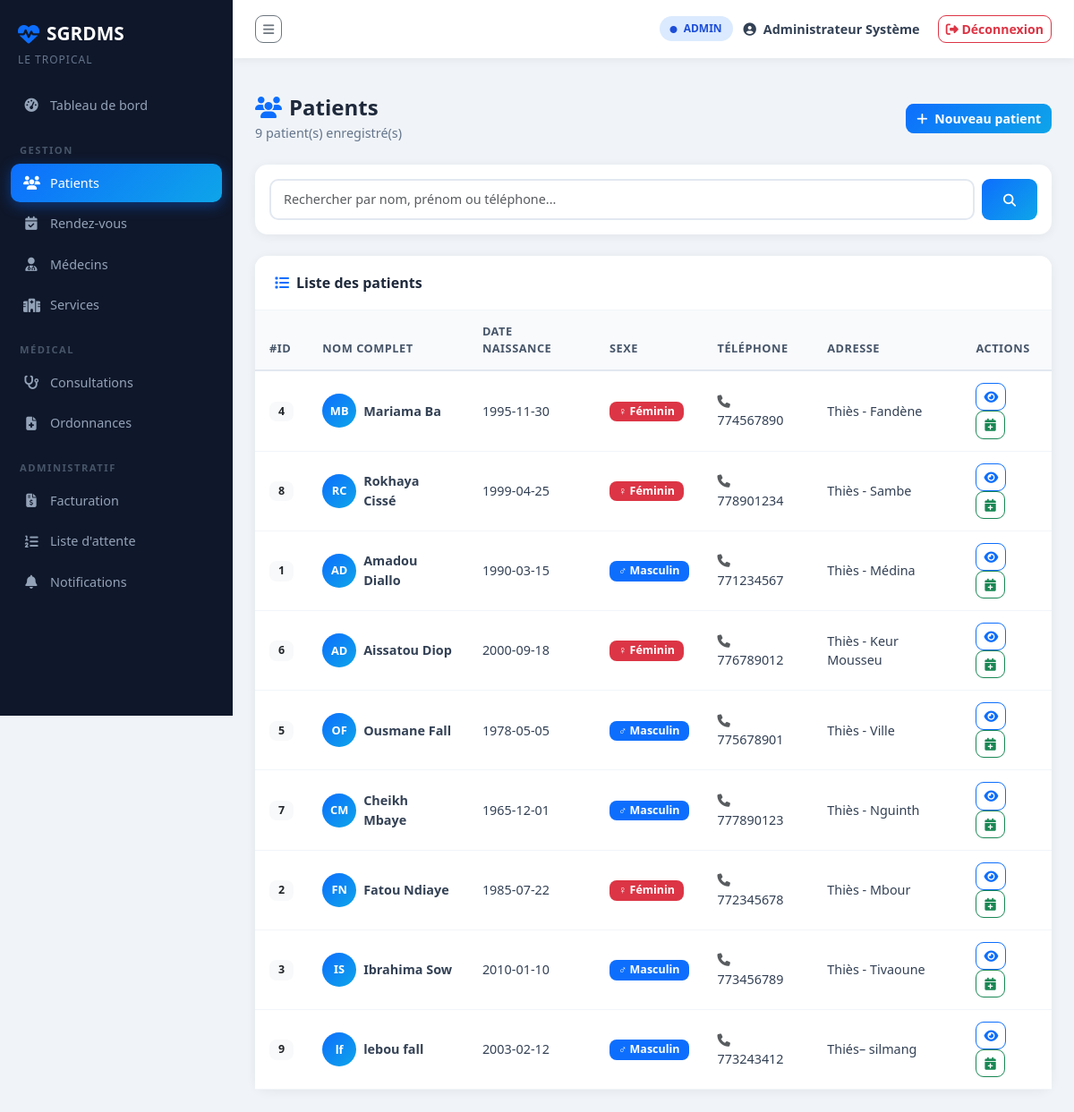
Page /patients (signed in) on the committed database.
### tables this page shows
CREATE TABLE PATIENT (
    id_patient     INTEGER PRIMARY KEY AUTOINCREMENT,
    prenom         TEXT    NOT NULL,
    nom            TEXT    NOT NULL,
    date_naissance TEXT    NOT NULL,   -- format YYYY-MM-DD
    sexe           TEXT    NOT NULL CHECK(sexe IN ('M', 'F')),
    adresse        TEXT,
    telephone      TEXT
);

### app.py (the view)
@app.route("/patients")
@login_required
def patients_liste():
    conn  = get_db()
    search = request.args.get("q", "")
    if search:
        patients = conn.execute(
            """SELECT * FROM PATIENT
               WHERE nom LIKE ? OR prenom LIKE ? OR telephone LIKE ?""",
            (f"%{search}%", f"%{search}%", f"%{search}%")
        ).fetchall()
    else:
        patients = conn.execute("SELECT * FROM PATIENT ORDER BY nom").fetchall()
    conn.close()
    return render_template("patients/liste.html", patients=patients, search=search)

### app.py (called while the page is built)
def get_db():
    conn = sqlite3.connect(DB_PATH)
    conn.row_factory = sqlite3.Row
    conn.execute("PRAGMA foreign_keys = ON")
    return conn

def login_required(f):
    from functools import wraps
    @wraps(f)
    def decorated(*args, **kwargs):
        if "user" not in session:
            flash("Veuillez vous connecter.", "warning")
            return redirect(url_for("login"))
        return f(*args, **kwargs)
    return decorated

### templates/patients/liste.html (shortened to what this page needs)
{% extends "base.html" %}
{% block content %}
<div class="page-header">
    <div>
        <h2><i class="fas fa-users me-2 text-primary"></i>Patients</h2>
        <p>{{ patients|length }} patient(s) enregistré(s)</p>
    </div>
    <a href="{{ url_for('patient_nouveau') }}" class="btn btn-primary">
        <i class="fas fa-plus me-1"></i> Nouveau patient
    </a>
</div>
<div class="card mb-4">
    <div class="card-body py-3">
        <form method="GET" class="d-flex gap-2">
            <input type="text" name="q" class="form-control"
                   placeholder="Rechercher par nom, prénom ou téléphone..."
                   value="{{ search }}">
            <button type="submit" class="btn btn-primary px-4">
                <i class="fas fa-search"></i>
            </button>
        </form>
    </div>
</div>
<div class="card">
    <div class="card-header">
        <i class="fas fa-list me-2 text-primary"></i>Liste des patients
    </div>
    <div class="card-body p-0">
        <div class="table-responsive">
            <table class="table">
                <thead>
                    <tr>
                        <th>#ID</th>
                        <th>Nom complet</th>
                        <th>Date naissance</th>
                        <th>Sexe</th>
                        <th>Téléphone</th>
                        <th>Adresse</th>
                        <th>Actions</th>
                    </tr>
                </thead>
                <tbody>
                    {% for p in patients %}
                    <tr>
                        <td><span class="badge bg-light text-dark">{{ p.id_patient }}</span></td>
                        <td>
                            <div class="d-flex align-items-center gap-2">
                                <div class="avatar-circle">
                                    {{ p.prenom[0] }}{{ p.nom[0] }}
                                </div>
                                <div>
                                    <div class="fw-600">{{ p.prenom }} {{ p.nom }}</div>
                                </div>
                            </div>
                        </td>
                        <td>{{ p.date_naissance }}</td>
                        <td>
                            {% if p.sexe == 'M' %}
                                <span class="badge bg-primary">♂ Masculin</span>
                            {% else %}
                                <span class="badge bg-danger">♀ Féminin</span>
                            {% endif %}
                        </td>
                        <td><i class="fas fa-phone me-1 text-muted"></i>{{ p.telephone or '—' }}</td>
                        <td>{{ p.adresse or '—' }}</td>
                        <td>
                            <a href="{{ url_for('patient_detail', id=p.id_patient) }}"
                               class="btn btn-sm btn-outline-primary">
                                <i class="fas fa-eye"></i>
                            </a>
                            <a href="{{ url_for('rdv_nouveau') }}?patient={{ p.id_patient }}"
                               class="btn btn-sm btn-outline-success">
                                <i class="fas fa-calendar-plus"></i>
                            </a>
                        </td>
                    </tr>
                    {% endfor %}
                </tbody>
            </table>
        </div>
    </div>
</div>
{% endblock %}

### templates/base.html (shortened to what this page needs)
<!DOCTYPE html>
<html lang="fr">
<head>
    <link href="https://cdn.jsdelivr.net/npm/bootstrap@5.3.0/dist/css/bootstrap.min.css" rel="stylesheet">
    <link href="https://cdnjs.cloudflare.com/ajax/libs/font-awesome/6.4.0/css/all.min.css" rel="stylesheet">
    <link href="{{ url_for('static', filename='css/style.css') }}" rel="stylesheet">
</head>
<body>
<div class="sidebar" id="sidebar">
    <div class="sidebar-brand">
        <i class="fas fa-heartbeat me-2"></i>
        <span>SGRDMS</span>
    </div>
    <div class="sidebar-subtitle">LE TROPICAL</div>
    <nav class="sidebar-nav">
        <a href="{{ url_for('dashboard') }}" class="nav-item {% if request.endpoint == 'dashboard' %}active{% endif %}">
            <i class="fas fa-tachometer-alt"></i> Tableau de bord
        </a>
        <div class="nav-section">GESTION</div>
        <a href="{{ url_for('patients_liste') }}" class="nav-item {% if 'patient' in request.endpoint %}active{% endif %}">
            <i class="fas fa-users"></i> Patients
        </a>
        <a href="{{ url_for('rdv_liste') }}" class="nav-item {% if 'rdv' in request.endpoint %}active{% endif %}">
            <i class="fas fa-calendar-check"></i> Rendez-vous
        </a>
        {% if session.role in ['admin', 'medecin'] %}
        <a href="{{ url_for('medecins_liste') }}" class="nav-item {% if 'medecin' in request.endpoint %}active{% endif %}">
            <i class="fas fa-user-md"></i> Médecins
        </a>
        {% endif %}
        {% if session.role == 'admin' %}
        <a href="{{ url_for('services_liste') }}" class="nav-item {% if 'service' in request.endpoint %}active{% endif %}">
            <i class="fas fa-hospital"></i> Services
        </a>
        {% endif %}
        <div class="nav-section">MÉDICAL</div>
        {% if session.role in ['admin', 'medecin'] %}
        <a href="{{ url_for('consultations_liste') }}" class="nav-item {% if 'consultation' in request.endpoint %}active{% endif %}">
        <i class="fas fa-stethoscope"></i> Consultations
         </a>
        <a href="{{ url_for('ordonnances_liste') }}" class="nav-item {% if 'ordonnance' in request.endpoint %}active{% endif %}">
        <i class="fas fa-file-medical"></i> Ordonnances
         </a>
        {% endif %}
        <div class="nav-section">ADMINISTRATIF</div>
        {% if session.role in ['admin', 'accueil'] %}
        <a href="{{ url_for('factures_liste') }}" class="nav-item {% if 'facture' in request.endpoint %}active{% endif %}">
            <i class="fas fa-file-invoice-dollar"></i> Facturation
        </a>
        <a href="{{ url_for('liste_attente') }}" class="nav-item {% if 'liste_attente' in request.endpoint %}active{% endif %}">
            <i class="fas fa-list-ol"></i> Liste d'attente
        </a>
        {% endif %}
        <a href="{{ url_for('notifications') }}" class="nav-item {% if 'notification' in request.endpoint %}active{% endif %}">
          <i class="fas fa-bell"></i> Notifications
        </a>
    </nav>
</div>
<div class="main-content" id="mainContent">
    <div class="topbar">
        <button class="btn btn-sm btn-outline-secondary" id="toggleSidebar">
            <i class="fas fa-bars"></i>
        </button>
        <div class="topbar-right">
            <span class="badge-role badge-{{ session.role }}">
                <i class="fas fa-circle me-1" style="font-size:8px"></i>
                {{ session.role | upper }}
            </span>
            <div class="user-info">
                <i class="fas fa-user-circle me-1"></i>
                {{ session.nom }}
            </div>
            <a href="{{ url_for('logout') }}" class="btn btn-sm btn-outline-danger ms-2">
                <i class="fas fa-sign-out-alt"></i> Déconnexion
            </a>
        </div>
    </div>
    <div class="px-4 pt-3">
    </div>
    <div class="page-content">
        {% block content %}{% endblock %}
    </div>
</div>
</body>
</html>

### static/css/style.css (style rules this page uses)
:root { --primary: #0d6efd; --success: #198754; --sidebar-w: 260px; --topbar-h: 65px; --bg: #f0f4f8; --sidebar-bg: #0f172a; --card-radius: 14px; }
* { box-sizing: border-box; }
body { font-family: 'Segoe UI', sans-serif; background: var(--bg); margin: 0; overflow-x: hidden; }
.sidebar { position: fixed; top: 0; left: 0; width: var(--sidebar-w); height: 100vh; background: var(--sidebar-bg); display: flex; flex-direction: column; z-index: 1000; transition: width 0.3s; overflow: hidden; }
.sidebar-brand { padding: 22px 20px 5px; color: white; font-size: 1.3rem; font-weight: 700; display: flex; align-items: center; white-space: nowrap; }
.sidebar-brand i { color: #0d6efd; font-size: 1.5rem; }
.sidebar-subtitle { padding: 0 20px 20px; color: #64748b; font-size: 0.75rem; letter-spacing: 1px; text-transform: uppercase; }
.sidebar-nav { flex: 1; overflow-y: auto; padding: 0 12px 20px; }
.nav-section { color: #475569; font-size: 0.7rem; font-weight: 700; letter-spacing: 1.5px; text-transform: uppercase; padding: 18px 10px 6px; }
.nav-item { display: flex; align-items: center; gap: 12px; padding: 11px 14px; color: #94a3b8; text-decoration: none; border-radius: 10px; font-size: 0.9rem; transition: all 0.2s; white-space: nowrap; margin-bottom: 2px; }
.nav-item i { width: 18px; text-align: center; font-size: 0.95rem; }
.nav-item.active { background: linear-gradient(135deg, #0d6efd, #0ea5e9); color: white; box-shadow: 0 4px 15px rgba(13,110,253,0.4); }
.main-content { margin-left: var(--sidebar-w); min-height: 100vh; transition: margin-left 0.3s; }
.topbar { height: var(--topbar-h); background: white; display: flex; align-items: center; justify-content: space-between; padding: 0 25px; box-shadow: 0 2px 10px rgba(0,0,0,0.06); position: sticky; top: 0; z-index: 999; }
.topbar-right { display: flex; align-items: center; gap: 12px; }
.user-info { font-weight: 600; color: #334155; font-size: 0.9rem; }
.badge-role { padding: 5px 12px; border-radius: 20px; font-size: 0.75rem; font-weight: 700; }
.badge-admin { background: #dbeafe; color: #1d4ed8; }
.page-content { padding: 25px; }
.page-header { display: flex; align-items: center; justify-content: space-between; margin-bottom: 25px; }
.page-header h2 { font-size: 1.5rem; font-weight: 700; color: #1e293b; margin: 0; }
.page-header p { color: #64748b; margin: 3px 0 0; font-size: 0.9rem; }
.card { border: none; border-radius: var(--card-radius); box-shadow: 0 2px 12px rgba(0,0,0,0.06); }
.card-header { background: white; border-bottom: 1px solid #f1f5f9; border-radius: var(--card-radius) var(--card-radius) 0 0 !important; padding: 18px 22px; font-weight: 700; color: #1e293b; }
.table { margin: 0; }
.table thead th { background: #f8fafc; color: #475569; font-size: 0.8rem; font-weight: 700; text-transform: uppercase; letter-spacing: 0.5px; border-bottom: 2px solid #e2e8f0; padding: 14px 16px; }
.table tbody td { padding: 13px 16px; vertical-align: middle; color: #334155; font-size: 0.9rem; border-bottom: 1px solid #f1f5f9; }
.badge { border-radius: 8px; padding: 5px 10px; font-size: 0.78rem; font-weight: 600; }
.form-control, .form-select { border-radius: 10px; border: 2px solid #e2e8f0; padding: 10px 14px; font-size: 0.9rem; transition: border-color 0.2s; }
.btn { border-radius: 9px; font-weight: 600; font-size: 0.88rem; }
.btn-primary { background: linear-gradient(135deg, #0d6efd, #0ea5e9); border: none; }

### templates/patients/liste.html (style rules this page uses)
.avatar-circle { width: 38px; height: 38px; background: linear-gradient(135deg, #0d6efd, #0ea5e9); border-radius: 50%; display: flex; align-items: center; justify-content: center; color: white; font-weight: 700; font-size: 0.8rem; flex-shrink: 0; }
.fw-600 { font-weight: 600; }

### rows in the picture
PATIENT: id_patient "4", prenom "M", nom "B", prenom "Mariama", nom "Ba", date_naissance "1995-11-30", sexe "♀ Féminin", telephone "774567890", adresse "Thiès - Fandène"
PATIENT: id_patient "8", prenom "R", nom "C", prenom "Rokhaya", nom "Cissé", date_naissance "1999-04-25", sexe "♀ Féminin", telephone "778901234", adresse "Thiès - Sambe"
PATIENT: id_patient "1", prenom "A", nom "D", prenom "Amadou", nom "Diallo", date_naissance "1990-03-15", sexe "♂ Masculin", telephone "771234567", adresse "Thiès - Médina"
PATIENT: id_patient "6", prenom "A", nom "D", prenom "Aissatou", nom "Diop", date_naissance "2000-09-18", sexe "♀ Féminin", telephone "776789012", adresse "Thiès - Keur Mousseu"
PATIENT: id_patient "5", prenom "O", nom "F", prenom "Ousmane", nom "Fall", date_naissance "1978-05-05", sexe "♂ Masculin", telephone "775678901", adresse "Thiès - Ville"
PATIENT: id_patient "7", prenom "C", nom "M", prenom "Cheikh", nom "Mbaye", date_naissance "1965-12-01", sexe "♂ Masculin", telephone "777890123", adresse "Thiès - Nguinth"
PATIENT: id_patient "2", prenom "F", nom "N", prenom "Fatou", nom "Ndiaye", date_naissance "1985-07-22", sexe "♀ Féminin", telephone "772345678", adresse "Thiès - Mbour"
PATIENT: id_patient "3", prenom "I", nom "S", prenom "Ibrahima", nom "Sow", date_naissance "2010-01-10", sexe "♂ Masculin", telephone "773456789", adresse "Thiès - Tivaoune"
PATIENT: id_patient "9", prenom "l", nom "f", prenom "lebou", nom "fall", date_naissance "2003-02-12", sexe "♂ Masculin", telephone "773243412", adresse "Thiés– silmang"

### other values in the picture
{{ session.role | upper }} "ADMIN"
{{ session.nom }} "Administrateur Système"
{{ patients|length }} "9"
